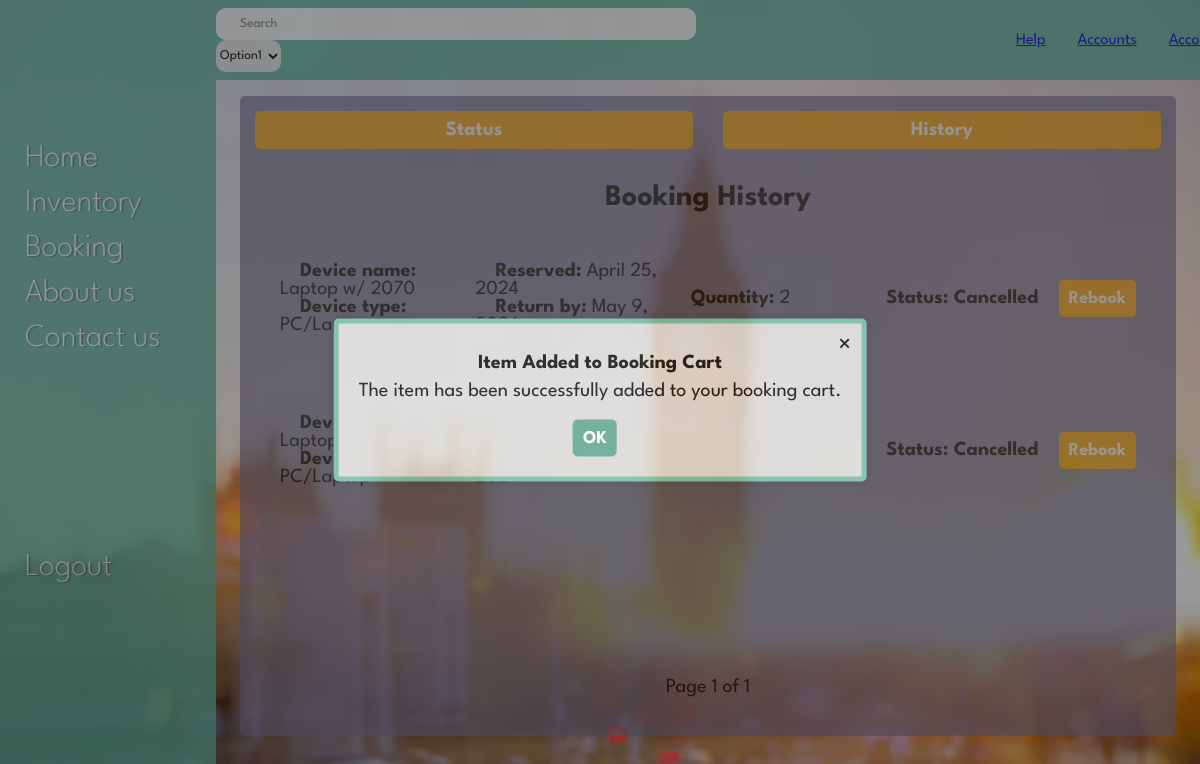
The app's page /reservations/history/?rebooked=true (signed in) with its own data.
### reservations/models.py (models this page shows, shortened)
class ReservationDetails(models.Model):
    equipment = models.ForeignKey(Equipment, on_delete=models.CASCADE)
    quantity = models.PositiveIntegerField(default=1)
    reserved_date = models.DateField(default=timezone.now)
    return_date = models.DateField(default=default_return_date)
    user = models.ForeignKey(get_user_model(), on_delete=models.CASCADE, blank=True, null=True)
    APPROVED = 'Approved'
    NOT_APPROVED = 'Not Approved'
    PENDING = 'Pending'
    CANCELLED = 'Cancelled'
    COMPLETED = 'Completed'
    STATUS_CHOICES = [
        (APPROVED, 'Approved'),
        (NOT_APPROVED, 'Not Approved'),
        (PENDING, 'Pending'),
        (CANCELLED, 'Cancelled'),
        (COMPLETED, 'Completed'),
    ]
    status = models.CharField(max_length=20, choices=STATUS_CHOICES, default=PENDING)
    class Meta:
        permissions = [
            ("can_view_reservation", "Can view reservation"),
            ("can_modify_reservation", "Can modify reservation"),
            ("can_delete_reservation", "Can delete reservation"),
        ]

### inventory/models.py (models this page shows, shortened)
class Equipment(models.Model):
    display_name = models.CharField(max_length=100)
    asset_type = models.CharField(max_length=100)
    location = models.CharField(max_length=100)
    quantity = models.IntegerField()
    instock_items = models.IntegerField(('zipcode'), null=True, blank=True)
    comments = models.CharField(max_length=100, blank=True)

### reservations/views.py (the view)
# urls.py: path('history/', views.reservation_history, name='reservation_history'),
@login_required
def reservation_history(request):
    user = request.user
    all_history_reservations = ReservationDetails.objects.filter(user=user, status__in=[ReservationDetails.CANCELLED, ReservationDetails.NOT_APPROVED, ReservationDetails.COMPLETED])
    items_per_page = 3
    paginator = Paginator(all_history_reservations, items_per_page)
    page_number = request.GET.get('page')
    history_reservations = paginator.get_page(page_number)
    return render(request, 'reservation_history.html', {'history_reservations': history_reservations})

### reservations/templates/reservation_history.html (shortened to what this page needs)
{% extends 'base.html' %}
{% load static %}
{% block content %}
<link rel="stylesheet" type="text/css" href="{% static 'css/styles.css' %}">
<div class="content-container-history">
    <div class="button-container">
        <button onclick="redirectToStatus()">Status</button>
        <button onclick="redirectToHistory()">History</button>
    </div>
    <h2 class="title">Booking History</h2>
    <div class="history">
        {% if history_reservations %}
            {% for reservation in history_reservations %}
            <div class="reservation-item">
                <div class="reservation-item-details">
                    <div class="name-type">
                        <strong>Device name:</strong> {{ reservation.equipment.display_name }}<br>
                        <strong>Device type:</strong> {{ reservation.equipment.asset_type }}<br>
                    </div>
                    <div class="dates">
                        <strong>Reserved:</strong> {{ reservation.reserved_date }}<br>
                        <strong>Return by:</strong> {{ reservation.return_date }}<br>
                    </div>
                    <div class="other-details">
                        <strong>Quantity:</strong> {{ reservation.quantity }}<br>
                    </div>
                    <div class="reservation-actions">
                       <strong><p>Status: {{ reservation.status }}</p></strong>
                        <form id="rebook-form-{{ reservation.id }}" method="post" action="{% url 'rebook_item' reservation.id %}">
                            <button type="button" class="rebook-button" onclick="rebookItem('{{ reservation.id }}')">Rebook</button>
                        </form>
                    </div>
                </div>
            </div>
            {% endfor %}
            <div class="pagination">
                <span class="step-links">
                    <span class="current">
                        Page {{ history_reservations.number }} of {{ history_reservations.paginator.num_pages }}
                    </span>
                </span>
            </div>
        {% else %}
            <p class="message">No history found.</p>
        {% endif %}
    </div>
</div>
<div class="custom-prompt" id="rebookPrompt" {% if showRebookPrompt %} style="display: block;" {% endif %}>
    <div class="prompt-content">
        <span class="close-button" onclick="closePrompt('rebookPrompt')">×</span>
        <h3 class="prompt-title">Item Added to Booking Cart</h3>
        <p>The item has been successfully added to your booking cart.</p>
        <div class="prompt-buttons">
            <button class="confirm-button" onclick="closePrompt('rebookPrompt')">OK</button>
        </div>
    </div>
</div>
{% endblock %}

### static/css/style.css (style rules this page uses)
:root { --purple: #847c9c; --blue: #6BBAA7; --grey: #d9d9d9; --orange: #fba100; }
* { margin: 0; font-family: "League Spartan", sans-serif; }
body { background-image: url('background_image.jpg'); background-repeat: no-repeat; background-size: cover; }

### reservations/static/css/styles.css (style rules this page uses)
.button-container { display: flex; flex-direction: row; justify-content: center; margin-bottom: 20px; align-items: center; width:100%; }
.button-container button { width:100%; text-align: center; background-color: #fba100; border: none; border-radius: 5px; color:white; padding:10px 25px; margin:15px; font-size:20px; font-weight: bold; transition: background-color 0.3s ease; }
.status, .history { display: flex; flex-direction: column; margin: 10px; width: 100%; font-size:20px; }
.title { font-size:30px; margin-top:10px; text-align: center; }
.reservation-item { display: flex; align-items: center; margin: 30px; padding: 10px 0; }
.reservation-item-details { display: flex; flex-direction: row; justify-content: space-between; width: 100%; align-items: center; }
.reservation-actions { display: flex; align-items: center; margin-right: 20px; }
.reservation-item-details strong { margin-left: 20px; }
.reservation-actions button { margin-left: 20px; }
.name-type, .dates, .other-details { flex: 1; }
.update-button, .cancel-button, .checkout-button, .rebook-button, .info-button { cursor: pointer; text-align: center; background-color: #fba100; border: none; border-radius: 5px; color: white; padding: 10px; font-size: 18px; font-weight: bold; transition: background-color 0.3s ease; }
.pagination { position: absolute; bottom: 40px; left: 50%; transform: translateX(-50%); }
.custom-prompt { display: none; position: fixed; top: 0; left: 0; width: 100%; height: 100%; background-color: rgba(0, 0, 0, 0.5); z-index: 9999; }
.prompt-content { position: absolute; top: 50%; left: 50%; transform: translate(-50%, -50%); background-color: #d9d9d9; border: 5px solid #6BBAA7; border-radius: 5px; padding: 20px; border-radius: 5px; box-shadow: 0 0 10px rgba(0, 0, 0, 0.3); text-align: center; font-size:20px; }
.prompt-title { margin: 10px; font-size:20px; }
.close-button { position: absolute; top: 10px; right: 10px; cursor: pointer; font-size:26px; }
.confirm-button { text-align: center; margin-top: 20px; border: none; border-radius: 5px; cursor: pointer; padding: 10px; font-size: 18px; font-weight: bold; transition: background-color 0.3s ease; text-align:center; background-color: #54a08e; color: white; margin-right: 10px; }

### records on screen
ReservationDetails: equipment.display_name "Laptop w/ 2070", equipment.asset_type "PC/Laptop", reserved_date "April 25, 2024", return_date "May 9,…", quantity "2", status "Cancelled"
ReservationDetails: equipment.display_name "Laptop…", equipment.asset_type "PC/Laptop", status "Cancelled"

### other values on screen
{{ history_reservations.number }} "1"
{{ history_reservations.paginator.num_pages }} "1"
